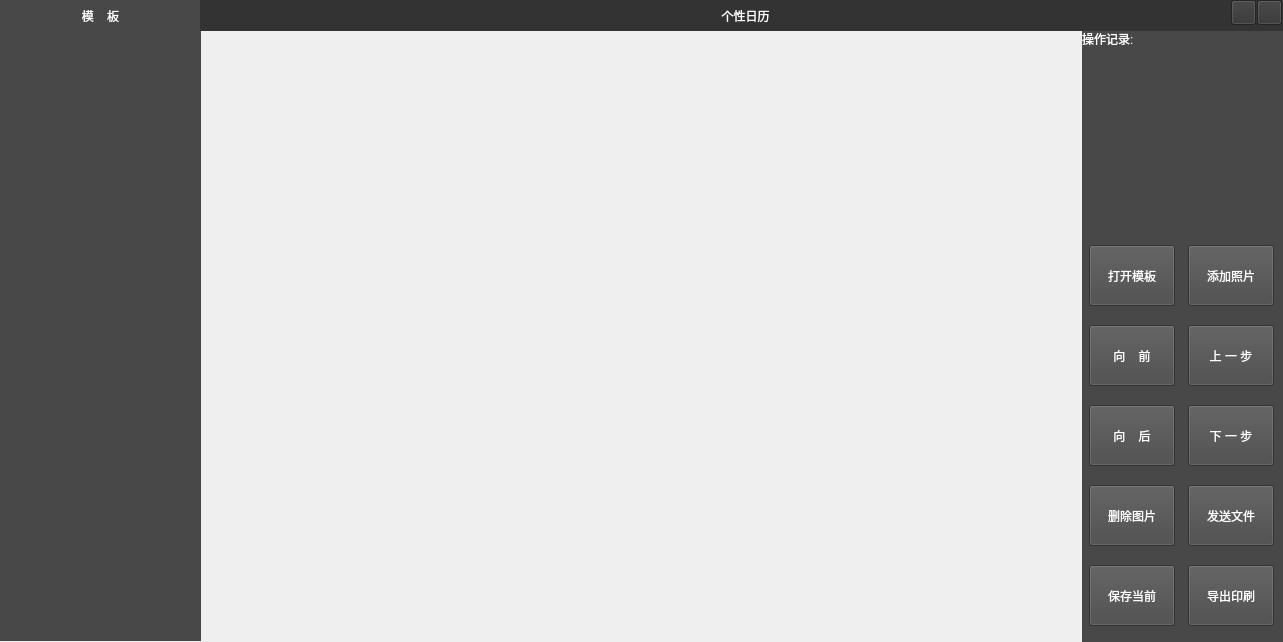
<?xml version="1.0" encoding="UTF-8"?>
<ui version="4.0">
 <class>WidgetMain</class>
 <widget class="QWidget" name="WidgetMain">
  <property name="geometry">
   <rect>
    <x>0</x>
    <y>0</y>
    <width>1283</width>
    <height>642</height>
   </rect>
  </property>
  <property name="windowTitle">
   <string>Form</string>
  </property>
  <property name="styleSheet">
   <string notr="true"/>
  </property>
  <widget class="QWidget" name="widgetLeft" native="true">
   <property name="geometry">
    <rect>
     <x>0</x>
     <y>0</y>
     <width>201</width>
     <height>641</height>
    </rect>
   </property>
   <property name="minimumSize">
    <size>
     <width>200</width>
     <height>641</height>
    </size>
   </property>
   <property name="maximumSize">
    <size>
     <width>201</width>
     <height>641</height>
    </size>
   </property>
   <property name="styleSheet">
    <string notr="true">QWidget#widgetLeft
{
	background-color: rgb(72, 72, 72);
}</string>
   </property>
   <layout class="QGridLayout" name="gridLayout_3">
    <property name="margin">
     <number>0</number>
    </property>
    <property name="spacing">
     <number>0</number>
    </property>
    <item row="0" column="0">
     <widget class="QLabel" name="labelTemplate">
      <property name="minimumSize">
       <size>
        <width>201</width>
        <height>31</height>
       </size>
      </property>
      <property name="maximumSize">
       <size>
        <width>201</width>
        <height>31</height>
       </size>
      </property>
      <property name="styleSheet">
       <string notr="true">color: rgb(255, 255, 255);
font: 17pt &quot;Microsoft YaHei UI&quot;;
background-color: rgb(72, 72, 72);</string>
      </property>
      <property name="text">
       <string>模    板</string>
      </property>
      <property name="alignment">
       <set>Qt::AlignCenter</set>
      </property>
     </widget>
    </item>
    <item row="1" column="0">
     <widget class="ListWidget" name="listWidgetTemplate">
      <property name="minimumSize">
       <size>
        <width>201</width>
        <height>611</height>
       </size>
      </property>
      <property name="maximumSize">
       <size>
        <width>201</width>
        <height>611</height>
       </size>
      </property>
      <property name="layoutDirection">
       <enum>Qt::RightToLeft</enum>
      </property>
      <property name="autoFillBackground">
       <bool>false</bool>
      </property>
      <property name="styleSheet">
       <string notr="true">QListWidget#listWidgetTemplate
{
	background-color: rgb(72, 72, 72);
}</string>
      </property>
      <property name="frameShape">
       <enum>QFrame::NoFrame</enum>
      </property>
      <property name="frameShadow">
       <enum>QFrame::Raised</enum>
      </property>
      <property name="autoScrollMargin">
       <number>10</number>
      </property>
      <property name="alternatingRowColors">
       <bool>false</bool>
      </property>
      <property name="textElideMode">
       <enum>Qt::ElideRight</enum>
      </property>
      <property name="layoutMode">
       <enum>QListView::SinglePass</enum>
      </property>
      <property name="viewMode">
       <enum>QListView::ListMode</enum>
      </property>
      <property name="selectionRectVisible">
       <bool>true</bool>
      </property>
     </widget>
    </item>
   </layout>
   <widget class="QSlider" name="horizontalSliderMap">
    <property name="geometry">
     <rect>
      <x>0</x>
      <y>0</y>
      <width>0</width>
      <height>0</height>
     </rect>
    </property>
    <property name="maximumSize">
     <size>
      <width>0</width>
      <height>0</height>
     </size>
    </property>
    <property name="orientation">
     <enum>Qt::Horizontal</enum>
    </property>
   </widget>
  </widget>
  <widget class="WidgetShowScene" name="widgetShowScene" native="true">
   <property name="geometry">
    <rect>
     <x>201</x>
     <y>31</y>
     <width>881</width>
     <height>611</height>
    </rect>
   </property>
   <property name="minimumSize">
    <size>
     <width>881</width>
     <height>611</height>
    </size>
   </property>
   <property name="acceptDrops">
    <bool>true</bool>
   </property>
   <property name="styleSheet">
    <string notr="true"/>
   </property>
  </widget>
  <widget class="QWidget" name="widgetRight" native="true">
   <property name="geometry">
    <rect>
     <x>1082</x>
     <y>31</y>
     <width>201</width>
     <height>611</height>
    </rect>
   </property>
   <property name="minimumSize">
    <size>
     <width>201</width>
     <height>0</height>
    </size>
   </property>
   <property name="styleSheet">
    <string notr="true">background-color: rgb(72, 72, 72);
color: rgb(255, 255, 255);
font: 12pt &quot;Microsoft YaHei UI&quot;;</string>
   </property>
   <widget class="QWidget" name="widgetNavigation" native="true">
    <property name="geometry">
     <rect>
      <x>0</x>
      <y>0</y>
      <width>201</width>
      <height>201</height>
     </rect>
    </property>
    <property name="minimumSize">
     <size>
      <width>201</width>
      <height>201</height>
     </size>
    </property>
    <property name="maximumSize">
     <size>
      <width>201</width>
      <height>201</height>
     </size>
    </property>
    <widget class="QWidget" name="widgetHistory" native="true">
     <property name="geometry">
      <rect>
       <x>0</x>
       <y>20</y>
       <width>200</width>
       <height>180</height>
      </rect>
     </property>
     <property name="minimumSize">
      <size>
       <width>200</width>
       <height>141</height>
      </size>
     </property>
     <property name="maximumSize">
      <size>
       <width>300</width>
       <height>200</height>
      </size>
     </property>
     <property name="styleSheet">
      <string notr="true">background-color: rgb(72, 72, 72);
color: rgb(255, 255, 255);
font: 12pt &quot;Microsoft YaHei UI&quot;;</string>
     </property>
    </widget>
    <widget class="QLabel" name="labelNavigation">
     <property name="geometry">
      <rect>
       <x>0</x>
       <y>0</y>
       <width>121</width>
       <height>16</height>
      </rect>
     </property>
     <property name="maximumSize">
      <size>
       <width>16777215</width>
       <height>31</height>
      </size>
     </property>
     <property name="text">
      <string>操作记录:</string>
     </property>
    </widget>
   </widget>
   <widget class="QWidget" name="widgetOperator" native="true">
    <property name="geometry">
     <rect>
      <x>0</x>
      <y>201</y>
      <width>201</width>
      <height>411</height>
     </rect>
    </property>
    <property name="minimumSize">
     <size>
      <width>201</width>
      <height>391</height>
     </size>
    </property>
    <layout class="QGridLayout" name="gridLayout_2">
     <item row="0" column="0">
      <widget class="QPushButton" name="pushButtonOpenTemplate">
       <property name="minimumSize">
        <size>
         <width>71</width>
         <height>61</height>
        </size>
       </property>
       <property name="maximumSize">
        <size>
         <width>86</width>
         <height>16777215</height>
        </size>
       </property>
       <property name="text">
        <string>打开模板</string>
       </property>
      </widget>
     </item>
     <item row="0" column="1">
      <widget class="QPushButton" name="pushButtonAddPhoto">
       <property name="minimumSize">
        <size>
         <width>71</width>
         <height>61</height>
        </size>
       </property>
       <property name="maximumSize">
        <size>
         <width>86</width>
         <height>16777215</height>
        </size>
       </property>
       <property name="text">
        <string>添加照片</string>
       </property>
      </widget>
     </item>
     <item row="1" column="0">
      <widget class="QPushButton" name="pushButtonForward">
       <property name="minimumSize">
        <size>
         <width>71</width>
         <height>61</height>
        </size>
       </property>
       <property name="maximumSize">
        <size>
         <width>86</width>
         <height>16777215</height>
        </size>
       </property>
       <property name="text">
        <string>向    前</string>
       </property>
      </widget>
     </item>
     <item row="1" column="1">
      <widget class="QPushButton" name="pushButtonUndo">
       <property name="minimumSize">
        <size>
         <width>71</width>
         <height>61</height>
        </size>
       </property>
       <property name="maximumSize">
        <size>
         <width>86</width>
         <height>16777215</height>
        </size>
       </property>
       <property name="text">
        <string>上 一 步</string>
       </property>
      </widget>
     </item>
     <item row="2" column="0">
      <widget class="QPushButton" name="pushButtonBackward">
       <property name="minimumSize">
        <size>
         <width>71</width>
         <height>61</height>
        </size>
       </property>
       <property name="maximumSize">
        <size>
         <width>86</width>
         <height>16777215</height>
        </size>
       </property>
       <property name="text">
        <string>向    后</string>
       </property>
      </widget>
     </item>
     <item row="2" column="1">
      <widget class="QPushButton" name="pushButtonRedu">
       <property name="minimumSize">
        <size>
         <width>71</width>
         <height>61</height>
        </size>
       </property>
       <property name="maximumSize">
        <size>
         <width>86</width>
         <height>16777215</height>
        </size>
       </property>
       <property name="text">
        <string>下 一 步</string>
       </property>
      </widget>
     </item>
     <item row="3" column="0">
      <widget class="QPushButton" name="pushButtonDelete">
       <property name="minimumSize">
        <size>
         <width>71</width>
         <height>61</height>
        </size>
       </property>
       <property name="maximumSize">
        <size>
         <width>86</width>
         <height>16777215</height>
        </size>
       </property>
       <property name="text">
        <string>删除图片</string>
       </property>
      </widget>
     </item>
     <item row="3" column="1">
      <widget class="QPushButton" name="pushButtonSendFile">
       <property name="minimumSize">
        <size>
         <width>71</width>
         <height>61</height>
        </size>
       </property>
       <property name="maximumSize">
        <size>
         <width>86</width>
         <height>16777215</height>
        </size>
       </property>
       <property name="text">
        <string>发送文件</string>
       </property>
      </widget>
     </item>
     <item row="4" column="0">
      <widget class="QPushButton" name="pushButtonBuild">
       <property name="minimumSize">
        <size>
         <width>71</width>
         <height>61</height>
        </size>
       </property>
       <property name="maximumSize">
        <size>
         <width>86</width>
         <height>16777215</height>
        </size>
       </property>
       <property name="text">
        <string>保存当前</string>
       </property>
      </widget>
     </item>
     <item row="4" column="1">
      <widget class="QPushButton" name="pushButtonSaveAll">
       <property name="minimumSize">
        <size>
         <width>71</width>
         <height>61</height>
        </size>
       </property>
       <property name="maximumSize">
        <size>
         <width>86</width>
         <height>16777215</height>
        </size>
       </property>
       <property name="text">
        <string>导出印刷</string>
       </property>
      </widget>
     </item>
    </layout>
   </widget>
  </widget>
  <widget class="QWidget" name="widgetTitleBg" native="true">
   <property name="geometry">
    <rect>
     <x>200</x>
     <y>0</y>
     <width>1085</width>
     <height>31</height>
    </rect>
   </property>
   <property name="styleSheet">
    <string notr="true">background-color: rgb(51, 51, 51);</string>
   </property>
   <widget class="QWidget" name="widgetTitle" native="true">
    <property name="geometry">
     <rect>
      <x>0</x>
      <y>0</y>
      <width>1085</width>
      <height>31</height>
     </rect>
    </property>
    <property name="minimumSize">
     <size>
      <width>0</width>
      <height>31</height>
     </size>
    </property>
    <property name="styleSheet">
     <string notr="true">QWidget#widgetTitle
{
	background-color: rgb(51, 51, 51);
}
</string>
    </property>
    <widget class="QLabel" name="labelLogo">
     <property name="geometry">
      <rect>
       <x>0</x>
       <y>0</y>
       <width>31</width>
       <height>31</height>
      </rect>
     </property>
     <property name="text">
      <string/>
     </property>
    </widget>
    <widget class="QLabel" name="labelName">
     <property name="geometry">
      <rect>
       <x>500</x>
       <y>0</y>
       <width>91</width>
       <height>31</height>
      </rect>
     </property>
     <property name="styleSheet">
      <string notr="true">color: rgb(255, 255, 255);
font: 16pt &quot;Microsoft YaHei UI&quot;;</string>
     </property>
     <property name="text">
      <string>个性日历</string>
     </property>
     <property name="alignment">
      <set>Qt::AlignCenter</set>
     </property>
    </widget>
    <widget class="QPushButton" name="pushButtonClose">
     <property name="geometry">
      <rect>
       <x>1057</x>
       <y>0</y>
       <width>25</width>
       <height>25</height>
      </rect>
     </property>
     <property name="styleSheet">
      <string notr="true">QPushButton
{
	border-image: url(:/images/close.png);
}
QPushButton:hover
{
	border-image: url(:/images/close_OVER.png);
}
QPushButton:pressed
{
	border-image: url(:/images/close.png);
}</string>
     </property>
     <property name="text">
      <string/>
     </property>
    </widget>
    <widget class="QPushButton" name="pushButtonMinSize">
     <property name="geometry">
      <rect>
       <x>1031</x>
       <y>0</y>
       <width>25</width>
       <height>25</height>
      </rect>
     </property>
     <property name="styleSheet">
      <string notr="true">QPushButton
{
	border-image: url(:/images/minimize.png);
}
QPushButton:hover
{
	border-image: url(:/images/minimize_OVER.png);
}
QPushButton:pressed
{
	border-image: url(:/images/minimize.png);
}</string>
     </property>
     <property name="text">
      <string/>
     </property>
    </widget>
   </widget>
  </widget>
 </widget>
 <customwidgets>
  <customwidget>
   <class>ListWidget</class>
   <extends>QListWidget</extends>
   <header>ListWidget.h</header>
  </customwidget>
  <customwidget>
   <class>WidgetShowScene</class>
   <extends>QWidget</extends>
   <header>widgetshowscene.h</header>
   <container>1</container>
  </customwidget>
 </customwidgets>
 <resources/>
 <connections/>
</ui>
